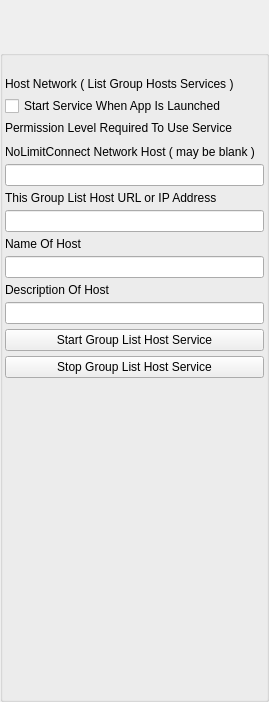
<?xml version="1.0" encoding="UTF-8"?>
<ui version="4.0">
 <class>AppletNetworkHostUi</class>
 <widget class="QWidget" name="AppletNetworkHostUi">
  <property name="geometry">
   <rect>
    <x>0</x>
    <y>0</y>
    <width>269</width>
    <height>702</height>
   </rect>
  </property>
  <property name="windowTitle">
   <string>Search</string>
  </property>
  <property name="windowIcon">
   <iconset>
    <normaloff>:/TruthOrDare/Resources/ic_people_normal.png</normaloff>:/TruthOrDare/Resources/ic_people_normal.png</iconset>
  </property>
  <property name="styleSheet">
   <string notr="true"/>
  </property>
  <layout class="QVBoxLayout" name="verticalLayout">
   <property name="spacing">
    <number>0</number>
   </property>
   <property name="leftMargin">
    <number>0</number>
   </property>
   <property name="topMargin">
    <number>0</number>
   </property>
   <property name="rightMargin">
    <number>0</number>
   </property>
   <property name="bottomMargin">
    <number>0</number>
   </property>
   <item>
    <widget class="TitleBarWidget" name="m_TitleBarWidget" native="true">
     <property name="sizePolicy">
      <sizepolicy hsizetype="Preferred" vsizetype="Preferred">
       <horstretch>0</horstretch>
       <verstretch>0</verstretch>
      </sizepolicy>
     </property>
     <property name="minimumSize">
      <size>
       <width>0</width>
       <height>50</height>
      </size>
     </property>
     <property name="maximumSize">
      <size>
       <width>16777215</width>
       <height>103</height>
      </size>
     </property>
    </widget>
   </item>
   <item>
    <widget class="QGroupBox" name="ItemsGroupBox">
     <property name="minimumSize">
      <size>
       <width>0</width>
       <height>0</height>
      </size>
     </property>
     <property name="title">
      <string/>
     </property>
     <layout class="QVBoxLayout" name="verticalLayout_2">
      <property name="spacing">
       <number>5</number>
      </property>
      <property name="leftMargin">
       <number>2</number>
      </property>
      <property name="topMargin">
       <number>2</number>
      </property>
      <property name="rightMargin">
       <number>2</number>
      </property>
      <property name="bottomMargin">
       <number>2</number>
      </property>
      <item>
       <widget class="QLabel" name="m_StatusLabel">
        <property name="text">
         <string notr="true"/>
        </property>
       </widget>
      </item>
      <item>
       <widget class="QLabel" name="SearchLabel">
        <property name="text">
         <string>Host Network ( List Group Hosts Services )</string>
        </property>
        <property name="wordWrap">
         <bool>true</bool>
        </property>
       </widget>
      </item>
      <item>
       <widget class="QCheckBox" name="m_StartupCheckBox">
        <property name="text">
         <string>Start Service When App Is Launched</string>
        </property>
       </widget>
      </item>
      <item>
       <widget class="QLabel" name="m_NetHostLabel">
        <property name="text">
         <string>Permission Level Required To Use Service</string>
        </property>
       </widget>
      </item>
      <item>
       <widget class="PermissionWidget" name="m_PermissionWidget" native="true"/>
      </item>
      <item>
       <widget class="QLabel" name="m_GoTvHostLabel">
        <property name="text">
         <string>NoLimitConnect Network Host ( may be blank )</string>
        </property>
       </widget>
      </item>
      <item>
       <widget class="QLineEdit" name="lineEdit"/>
      </item>
      <item>
       <widget class="QLabel" name="m_GroupHostLabel">
        <property name="text">
         <string>This Group List Host URL or IP Address</string>
        </property>
       </widget>
      </item>
      <item>
       <widget class="QLineEdit" name="lineEdit_2"/>
      </item>
      <item>
       <widget class="QLabel" name="label">
        <property name="text">
         <string>Name Of Host</string>
        </property>
       </widget>
      </item>
      <item>
       <widget class="QLineEdit" name="lineEdit_3"/>
      </item>
      <item>
       <widget class="QLabel" name="label_2">
        <property name="text">
         <string>Description Of Host</string>
        </property>
       </widget>
      </item>
      <item>
       <widget class="QLineEdit" name="lineEdit_4"/>
      </item>
      <item>
       <widget class="QPushButton" name="m_StartButton">
        <property name="text">
         <string>Start Group List Host Service</string>
        </property>
       </widget>
      </item>
      <item>
       <widget class="QPushButton" name="m_ConnectToHostButton">
        <property name="sizePolicy">
         <sizepolicy hsizetype="Minimum" vsizetype="Preferred">
          <horstretch>0</horstretch>
          <verstretch>0</verstretch>
         </sizepolicy>
        </property>
        <property name="minimumSize">
         <size>
          <width>0</width>
          <height>0</height>
         </size>
        </property>
        <property name="text">
         <string>Stop Group List Host Service</string>
        </property>
       </widget>
      </item>
      <item>
       <widget class="QLabel" name="m_GroupUserStatusLabel">
        <property name="font">
         <font>
          <pointsize>10</pointsize>
         </font>
        </property>
        <property name="text">
         <string/>
        </property>
       </widget>
      </item>
      <item>
       <widget class="FriendListWidget" name="friendListWidget" native="true">
        <property name="sizePolicy">
         <sizepolicy hsizetype="Expanding" vsizetype="Expanding">
          <horstretch>0</horstretch>
          <verstretch>0</verstretch>
         </sizepolicy>
        </property>
       </widget>
      </item>
     </layout>
    </widget>
   </item>
  </layout>
 </widget>
 <customwidgets>
  <customwidget>
   <class>TitleBarWidget</class>
   <extends>QWidget</extends>
   <header>TitleBarWidget.h</header>
   <container>1</container>
  </customwidget>
  <customwidget>
   <class>FriendListWidget</class>
   <extends>QWidget</extends>
   <header>FriendListWidget.h</header>
   <container>1</container>
  </customwidget>
  <customwidget>
   <class>PermissionWidget</class>
   <extends>QWidget</extends>
   <header>PermissionWidget.h</header>
   <container>1</container>
  </customwidget>
 </customwidgets>
 <resources>
  <include location="../gotvcommon.qrc"/>
 </resources>
 <connections/>
</ui>
